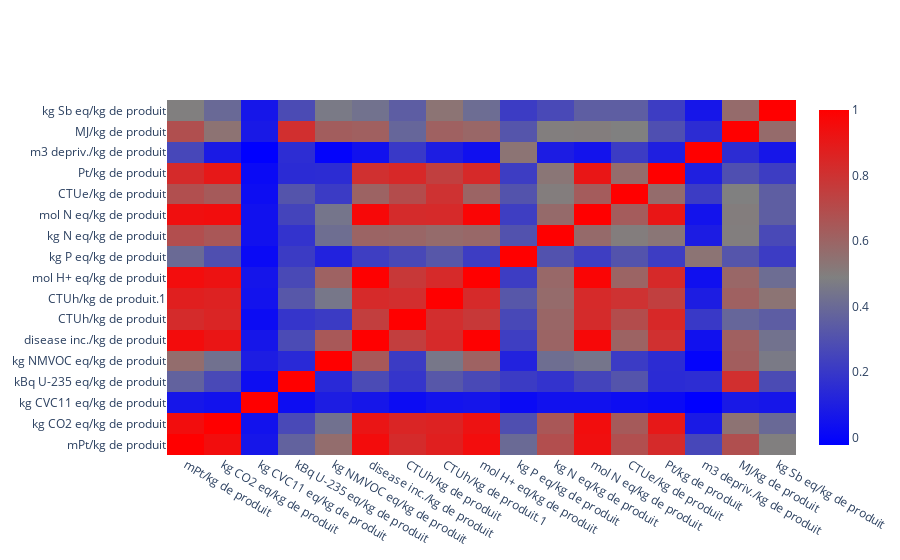

Source (notebook cell):
### Code cell
representation = go.Figure()
corrplot = go.Heatmap(x=correlation.columns, y=correlation.index, z=correlation, colorscale=[[0.0, '#0000FF'],[0.5,'#808080'], [1.0, '#FF0000']])
representation.add_trace(corrplot)
representation.show()

### Figure 1 — Plotly figure (JSON) as saved in the notebook; plotly's stock layout.template omitted (floating-point values rounded to 4 significant figures; data arrays with more than 128 entries replaced by an {"elided": "..."} marker saying what was removed)
{"data": [{"colorscale": [[0, "#0000FF"], [0.5, "#808080"], [1, "#FF0000"]], "type": "heatmap", "x": ["mPt/kg de produit", "kg CO2 eq/kg de produit", "kg CVC11 eq/kg de produit", "kBq U-235 eq/kg de produit", "kg NMVOC eq/kg de produit", "disease inc./kg de produit", "CTUh/kg de produit", "CTUh/kg de produit.1", "mol H+ eq/kg de produit", "kg P eq/kg de produit", "kg N eq/kg de produit", "mol N eq/kg de produit", "CTUe/kg de produit", "Pt/kg de produit", "m3 depriv./kg de produit", "MJ/kg de produit", "kg Sb eq/kg de produit"], "y": ["mPt/kg de produit", "kg CO2 eq/kg de produit", "kg CVC11 eq/kg de produit", "kBq U-235 eq/kg de produit", "kg NMVOC eq/kg de produit", "disease inc./kg de produit", "CTUh/kg de produit", "CTUh/kg de produit.1", "mol H+ eq/kg de produit", "kg P eq/kg de produit", "kg N eq/kg de produit", "mol N eq/kg de produit", "CTUe/kg de produit", "Pt/kg de produit", "m3 depriv./kg de produit", "MJ/kg de produit", "kg Sb eq/kg de produit"], "z": {"elided": "17x17 float values"}}], "layout": {}}
